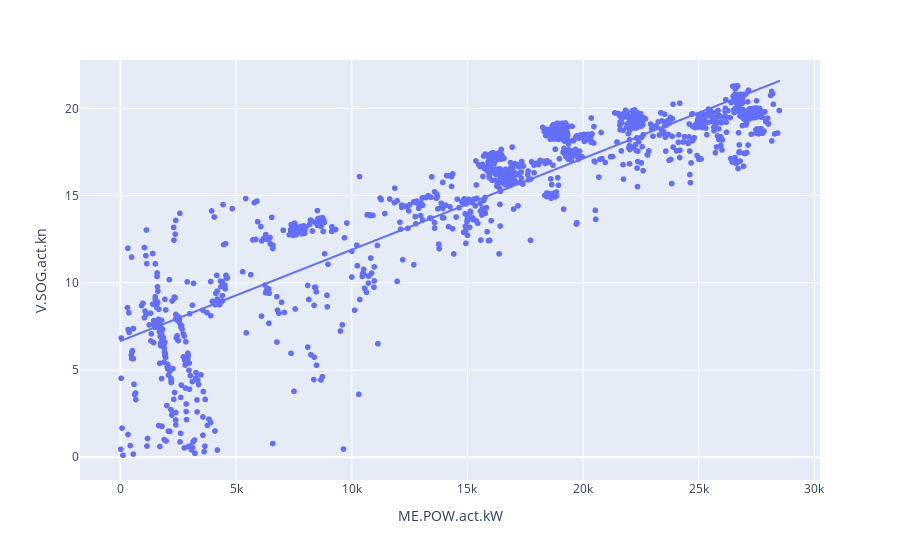

Here is the notebook cell this chart was saved with:
### Code cell
fig = px.scatter(df_draft, x="ME.POW.act.kW", y="V.SOG.act.kn", trendline='ols')
fig.show()

### Figure 1 — Plotly figure (JSON) as saved in the notebook; plotly's stock layout.template omitted (floating-point values rounded to 4 significant figures; data arrays with more than 128 entries replaced by an {"elided": "..."} marker saying what was removed)
{"data": [{"hovertemplate": "ME.POW.act.kW=%{x}<br>V.SOG.act.kn=%{y}<extra></extra>", "legendgroup": "", "marker": {"color": "#636efa", "symbol": "circle"}, "mode": "markers", "name": "", "showlegend": false, "type": "scattergl", "x": {"elided": "1630 float values"}, "xaxis": "x", "y": {"elided": "1630 float values"}, "yaxis": "y"}, {"hovertemplate": "<b>OLS trendline</b><br>V.SOG.act.kn = 0.000523145 * ME.POW.act.kW + 6.6651<br>R<sup>2</sup>=0.811425<br><br>ME.POW.act.kW=%{x}<br>V.SOG.act.kn=%{y} <b>(trend)</b><extra></extra>", "legendgroup": "", "marker": {"color": "#636efa", "symbol": "circle"}, "mode": "lines", "name": "", "showlegend": false, "type": "scattergl", "x": {"elided": "1630 float values"}, "xaxis": "x", "y": {"elided": "1630 float values"}, "yaxis": "y"}], "layout": {"legend": {"tracegroupgap": 0}, "margin": {"t": 60}, "xaxis": {"anchor": "y", "domain": [0, 1], "title": {"text": "ME.POW.act.kW"}}, "yaxis": {"anchor": "x", "domain": [0, 1], "title": {"text": "V.SOG.act.kn"}}}}
